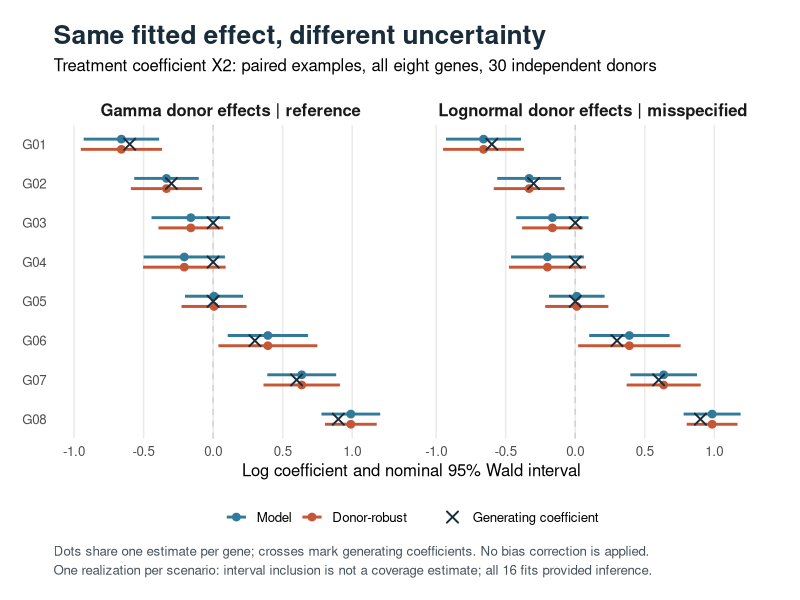
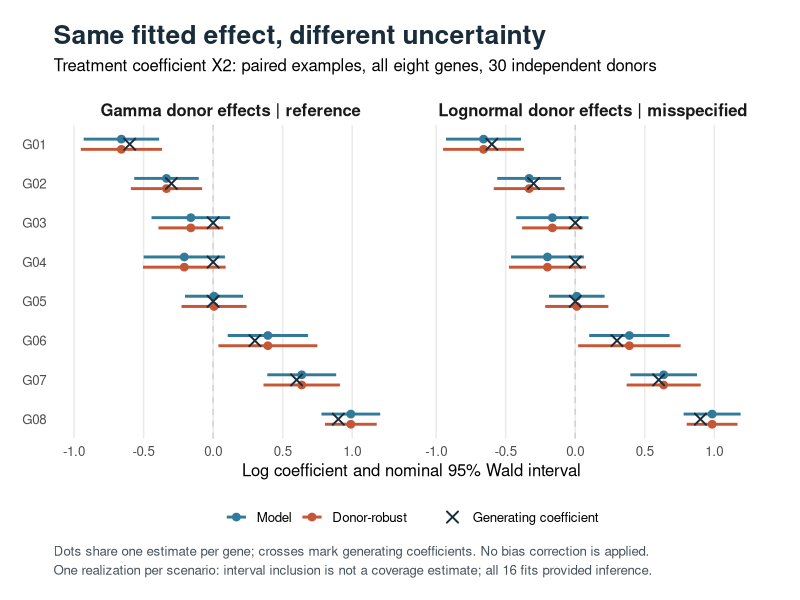
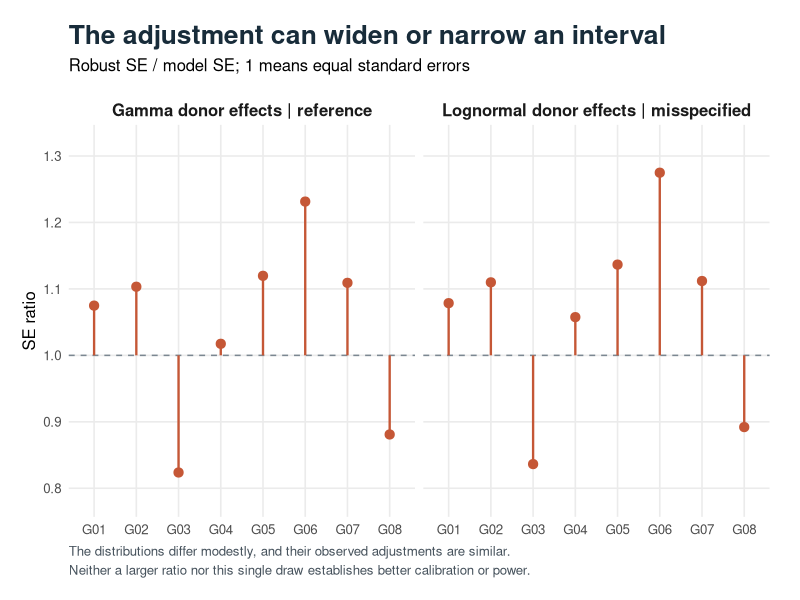
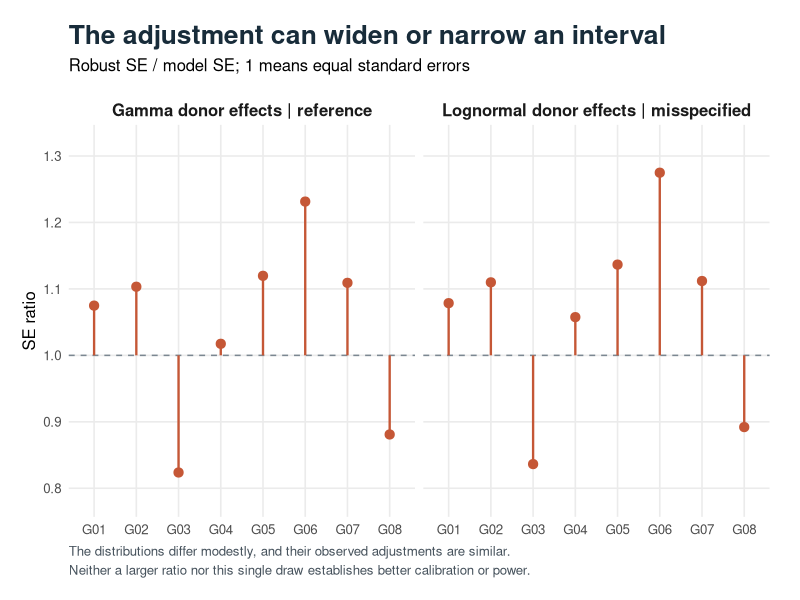

Write the R code that produced these figures, in order. (Note: this script raises an error after producing the figures.)
# From package source root: Rscript data-raw/render_readme.R
# Uses the complete fixed-run CSV. No fitting, filtering or gene selection.
library(ggplot2)
library(grid)
d <- read.csv("inst/examples/illustration_results.csv", stringsAsFactors = FALSE)
stopifnot(nrow(d) == 16L, identical(unique(d$gene), sprintf("G%02d", 1:8)))
scenario_names <- c(reference = "Gamma donor effects | reference",
                    misspecified = "Lognormal donor effects | misspecified")
d$scenario <- factor(d$scenario, levels = names(scenario_names), labels = scenario_names)
d$y <- 9 - match(d$gene, sprintf("G%02d", 1:8))
cols <- c("Model" = "#327A9A", "Donor-robust" = "#C55736")
base_theme <- theme_minimal(base_size = 12) +
  theme(panel.grid.minor = element_blank(),
        plot.title = element_text(face = "bold", size = 19, color = "#182C3A"),
        plot.subtitle = element_text(size = 12, margin = margin(b = 14)),
        strip.text = element_text(face = "bold", size = 12),
        legend.position = "bottom", legend.title = element_blank(),
        plot.caption = element_text(hjust = 0, lineheight = 1.2, color = "#46525C"),
        plot.margin = margin(18, 22, 16, 16))
save_figure <- function(p, name, width, height) {
  ggsave(file.path("man/figures", paste0(name, ".svg")), p,
         width = width, height = height, device = svglite::svglite, bg = "white")
  ggsave(file.path("man/figures", paste0(name, ".png")), p,
         width = width, height = height, dpi = 150, device = ragg::agg_png, bg = "white")
}
intervals <- rbind(
  transform(d, method = "Model", lower = model_lower, upper = model_upper,
            position = y + 0.13),
  transform(d, method = "Donor-robust", lower = robust_lower, upper = robust_upper,
            position = y - 0.13))
intervals$method <- factor(intervals$method, levels = names(cols))
limits <- range(c(intervals$lower, intervals$upper, d$truth), finite = TRUE) + c(-0.08, 0.08)
missing <- subset(d, availability != "inference")
available_count <- sum(d$availability == "inference")
availability_caption <- if (available_count == nrow(d)) {
  sprintf("all %d fits provided inference.", nrow(d))
} else {
  sprintf("%d of %d fits provided inference; unavailable fits are labeled.",
          available_count, nrow(d))
}
p <- ggplot() +
  geom_vline(xintercept = 0, color = "#CBD2D8", linetype = 2) +
  geom_segment(data = intervals, aes(x = lower, xend = upper, y = position,
    yend = position, color = method), linewidth = 1.0, na.rm = TRUE) +
  geom_point(data = subset(intervals, availability == "inference"),
             aes(x = estimate, y = position, color = method),
             size = 2.3, na.rm = TRUE) +
  geom_point(data = d, aes(x = truth, y = y, shape = "Generating coefficient"),
             size = 3.1, stroke = 1.0, color = "#182C3A") +
  geom_text(data = missing, aes(x = limits[2], y = y, label = "Unavailable"),
            hjust = 1, size = 3, color = "#7C2831") +
  facet_wrap(~scenario, nrow = 1) +
  scale_color_manual(values = cols) + scale_shape_manual(values = c("Generating coefficient" = 4)) +
  scale_x_continuous(limits = limits, breaks = seq(-1, 1.5, 0.5)) +
  scale_y_continuous(breaks = 1:8, labels = rev(sprintf("G%02d", 1:8))) +
  labs(title = "Same fitted effect, different uncertainty",
       subtitle = "Treatment coefficient X2: paired examples, all eight genes, 30 independent donors",
       x = "Log coefficient and nominal 95% Wald interval", y = NULL,
       caption = paste("Dots share one estimate per gene; crosses mark generating coefficients. No bias correction is applied.",
                       paste("One realization per scenario: interval inclusion is not a coverage estimate;", availability_caption), sep = "\n")) +
  base_theme + theme(panel.grid.major.y = element_blank())
save_figure(p, "synthetic-intervals", 12, 6.6)
q <- ggplot(d, aes(x = gene, y = se_ratio)) +
  geom_hline(yintercept = 1, color = "#7B8791", linetype = 2) +
  geom_segment(aes(xend = gene, y = 1, yend = se_ratio), color = "#C55736", linewidth = 0.8) +
  geom_point(color = "#C55736", size = 2.8, na.rm = TRUE) +
  geom_text(data = missing, aes(x = gene, y = 1, label = "Unavailable"),
            angle = 90, vjust = -0.5, size = 3, color = "#7C2831") +
  facet_wrap(~scenario, nrow = 1) +
  scale_y_continuous(limits = c(min(0.8, min(d$se_ratio, na.rm = TRUE) - 0.04),
                               max(1.32, max(d$se_ratio, na.rm = TRUE) + 0.04)),
                     breaks = seq(0.8, 1.4, 0.1)) +
  labs(title = "The adjustment can widen or narrow an interval",
       subtitle = "Robust SE / model SE; 1 means equal standard errors",
       x = NULL, y = "SE ratio",
       caption = paste("The distributions differ modestly, and their observed adjustments are similar.",
                       "Neither a larger ratio nor this single draw establishes better calibration or power.", sep = "\n")) + base_theme
save_figure(q, "synthetic-se-ratio", 12, 4.2)

# Design schematic: counts and labels, not fitted or selected outcomes.
draw_design <- function() {
  grid.newpage()
  grid.rect(gp = gpar(fill = "white", col = NA))
  grid.text("A transparent, paired teaching example", .04, .93, just = "left",
            gp = gpar(fontsize = 24, fontface = "bold", col = "#182C3A"))
  grid.text("Seed 20261020  |  8 genes  |  30 donors x 40 cells  |  no seed or gene selection",
            .04, .855, just = "left", gp = gpar(fontsize = 13, col = "#46525C"))
  box <- function(x, y, w, h, title, lines, fill) {
    grid.roundrect(x, y, w, h, r = unit(0.015, "npc"),
                   gp = gpar(fill = fill, col = "#CAD4DC"))
    grid.text(title, x, y + h * .26, gp = gpar(fontface = "bold", fontsize = 15, col = "#182C3A"))
    grid.text(lines, x, y - h * .12, gp = gpar(fontsize = 12, lineheight = 1.4, col = "#263E4D"))
  }
  box(.255, .67, .43, .25, "Shared study design",
      "20 control + 10 treated donors\nX2: donor treatment; X1 and cc: cell predictors\nPositive offsets; conditional NB dispersion = 0.25", "#EFF5F8")
  box(.745, .67, .43, .25, "Known generating effects",
      "X2 coefficients, G01 through G08\n-0.6, -0.3, 0, 0, 0, 0.3, 0.6, 0.9\nIndependent donors; artificial category labels", "#EFF5F8")
  grid.lines(c(.5, .5), c(.53, .48), arrow = arrow(length = unit(.10, "inches")),
             gp = gpar(col = "#647581", lwd = 1.2))
  box(.255, .34, .43, .24, "Gamma reference",
      "Mean-one gamma donor multiplier\nVariance = 0.12\nRepresentable by the JLN working family", "#E8F1F5")
  box(.745, .34, .43, .24, "Lognormal misspecification",
      "Mean-one lognormal donor multiplier\nSame variance = 0.12; different shape\nSame distribution in both treatment groups", "#FBEEE8")
  grid.text("Paired random draws and identical covariates/offsets; only donor-distribution shape changes.",
            .5, .145, gp = gpar(fontsize = 12, col = "#263E4D"))
  grid.text("Compare model and donor-robust uncertainty at the same JLN estimate. This is not a calibration study.",
            .5, .075, gp = gpar(fontsize = 12, fontface = "bold", col = "#182C3A"))
}
svglite::svglite("man/figures/synthetic-design.svg", width = 12, height = 5.6)
draw_design(); dev.off()
ragg::agg_png("man/figures/synthetic-design.png", width = 12, height = 5.6, units = "in", res = 150)
draw_design(); dev.off()
